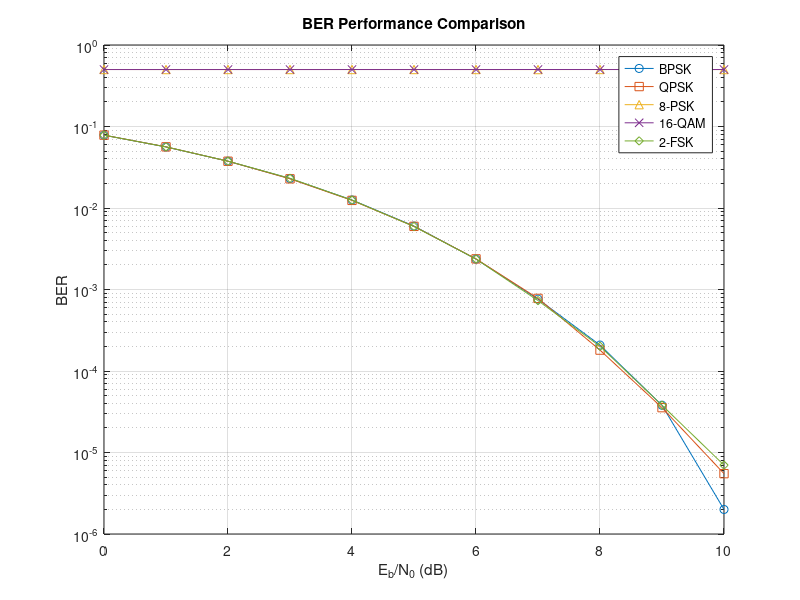

Source code (MATLAB):

N = 1e6;
EbN0_dB = 0:1:10;
ber1 = zeros(size(EbN0_dB));
ber2 = zeros(size(EbN0_dB));
ber3 = zeros(size(EbN0_dB));
ber4 = zeros(size(EbN0_dB));
ber5 = zeros(size(EbN0_dB));

for i = 1:length(EbN0_dB)
    EbN0 = 10.^(EbN0_dB(i)/10);

    % BPSK
    b = randi([0 1], 1, N);
    s = 2*b - 1;
    n = sqrt(1/(2*EbN0)) * randn(1, N);
    r = s + n;
    br = r > 0;
    ber1(i) = sum(b ~= br) / N;

    % QPSK
    bq = randi([0 1], 1, 2*N);
    sq = (2*bq(1:2:end)-1) + 1j*(2*bq(2:2:end)-1);
    nq = (randn(1,N) + 1j*randn(1,N))/sqrt(2*EbN0);
    rq = sq + nq;
    bi = real(rq) > 0;
    bq_ = imag(rq) > 0;
    ber2(i) = (sum(bq(1:2:end) ~= bi) + sum(bq(2:2:end) ~= bq_)) / (2*N);

    % 8-PSK
    bp = randi([0 1], 1, 3*N);
    m = bp(1:3:end)*4 + bp(2:3:end)*2 + bp(3:3:end);
    a = 2*pi*m/8;
    sp = exp(1j*a);
    np = (randn(1,N) + 1j*randn(1,N))/sqrt(2*EbN0);
    rp = sp + np;
    ang = mod(angle(rp),2*pi);
    mk = mod(round(ang/(2*pi/8)),8);
    bp_ = zeros(3,N);
    for j = 1:3
        bp_(j,:) = bitget(mk,4-j+1);
    end
    ber3(i) = sum(bp ~= bp_(:)')/(3*N);

    % 16-QAM
    bq1 = randi([0 1], 1, 4*N);
    d = reshape(bq1, 4, []).';
    I = 2*(2*d(:,1) + d(:,2))-3;
    Q = 2*(2*d(:,3) + d(:,4))-3;
    sqam = I + 1j*Q;
    nqam = (randn(1,N) + 1j*randn(1,N))/sqrt(10*EbN0);
    rqam = sqam.' + nqam;
    Ik = 2*round((real(rqam)+3)/2)-3;
    Qk = 2*round((imag(rqam)+3)/2)-3;
    b1 = (Ik >= 0);
    b2 = (abs(Ik) == 1);
    b3 = (Qk >= 0);
    b4 = (abs(Qk) == 1);
    bq1_ = [b1 b2 b3 b4]';
    ber4(i) = sum(bq1 ~= bq1_(:)')/(4*N);

    % 2-FSK
    bf = randi([0 1],1,N);
    s0 = (bf == 0);
    s1 = (bf == 1);
    nf = sqrt(1/(2*EbN0)) * randn(1, N);
    rf = s1 - s0 + nf;
    bfr = rf > 0;
    ber5(i) = sum(bf ~= bfr) / N;
end

semilogy(EbN0_dB, ber1, 'o-'); hold on;
semilogy(EbN0_dB, ber2, 's-');
semilogy(EbN0_dB, ber3, '^-');
semilogy(EbN0_dB, ber4, 'x-');
semilogy(EbN0_dB, ber5, 'd-');
xlabel('E_b/N_0 (dB)');
ylabel('BER');
legend('BPSK','QPSK','8-PSK','16-QAM','2-FSK');
grid on;
title('BER Performance Comparison');
